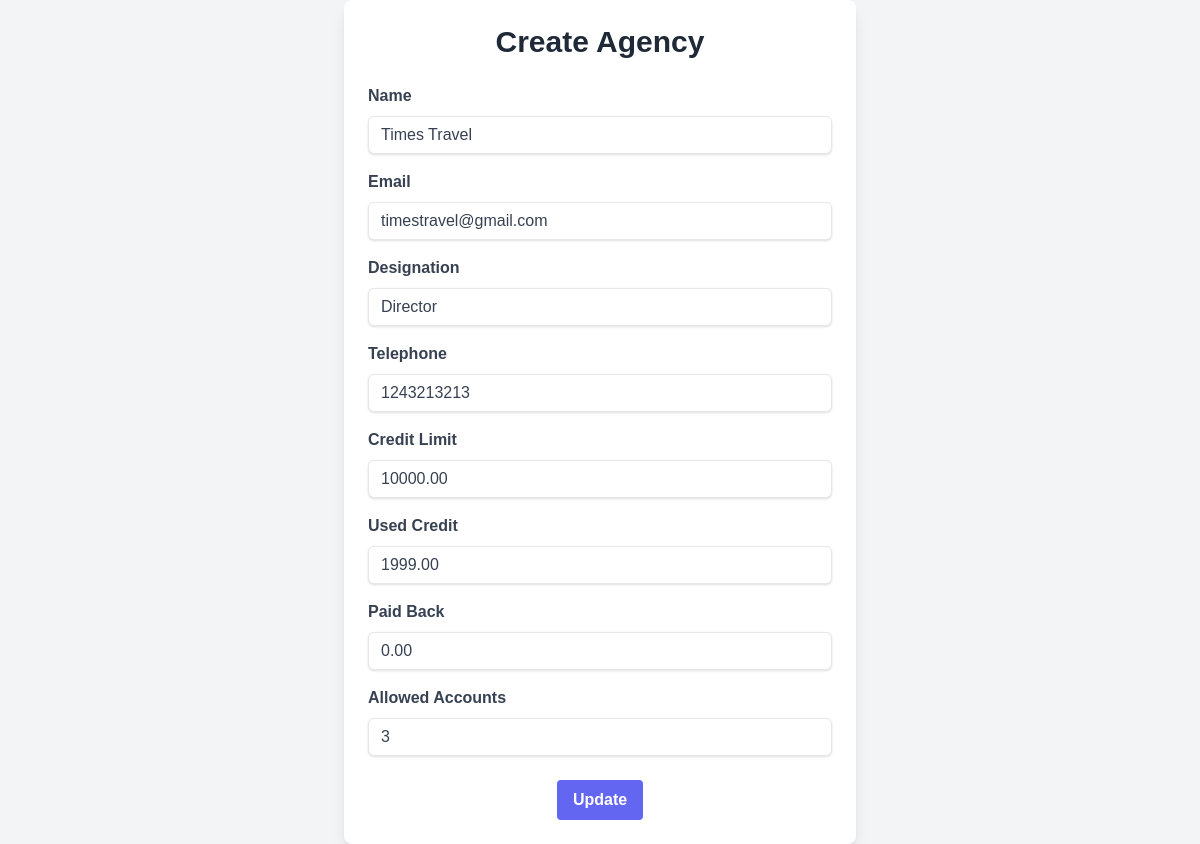
The page /update_agency/1 (signed in) on the database as committed earlier.
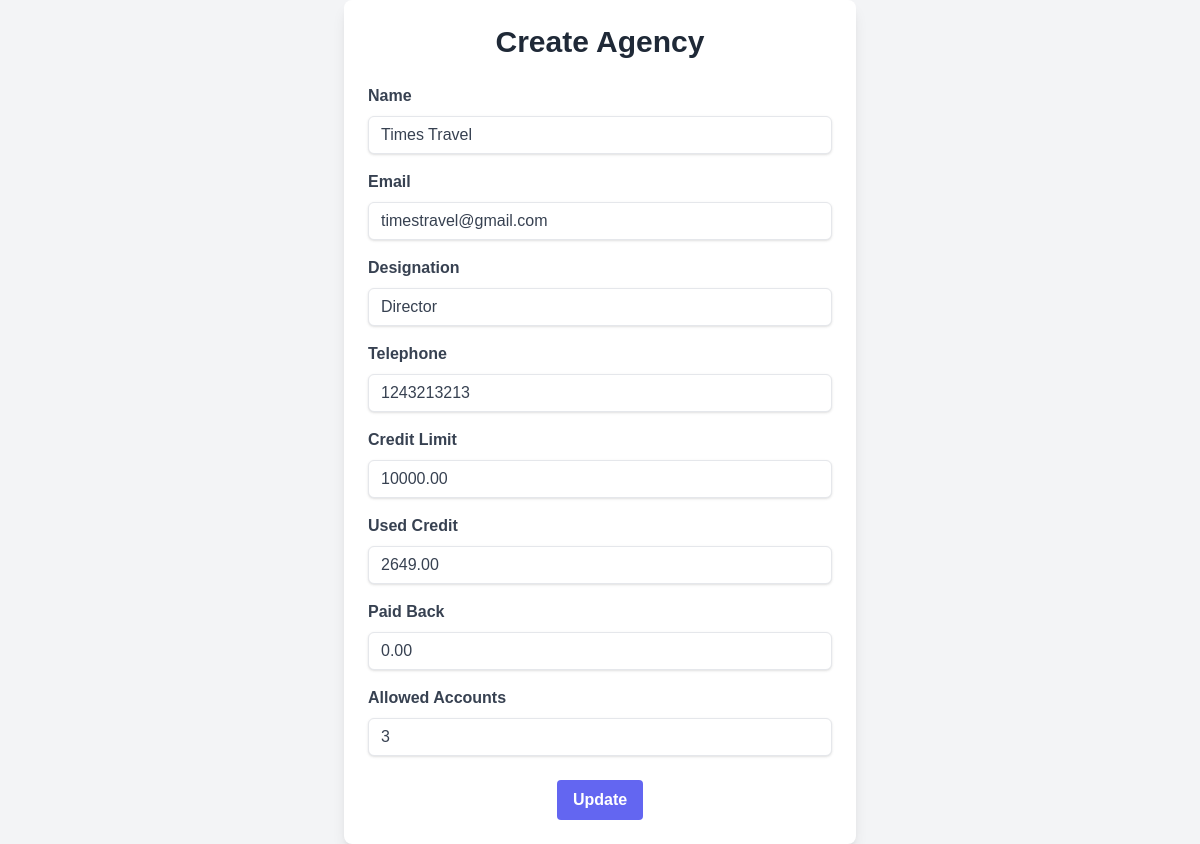
The same page on the database as committed later.
### app/models.py (models this page shows, shortened)
class Agency(db.Model):
    __tablename__ = 'agencies'
    id = Column(Integer, primary_key=True)
    name = Column(String(128), nullable=False)
    email = Column(String(120), index=True, unique=True, nullable=False)
    designation = Column(String(128), nullable=True)
    telephone = Column(BigInteger, nullable=True)
    credit_limit = Column(Numeric(precision=12, scale=2), default=0.00)
    used_credit = Column(Numeric(precision=12, scale=2), default=0.00)
    paid_back = Column(Numeric(precision=12, scale=2), default=0.00)
    account_limit = Column(Numeric(precision=5, scale=0), default=0)
    allowed_accounts = Column(Integer, default=0)
    users = relationship(
        'User',
        back_populates='agency',
        foreign_keys='User.agency_id'
    )
    bookings = relationship(
        'Booking',
        back_populates='agency',
        foreign_keys='Booking.agency_id',
        lazy='joined'
    )

### app/routes/agency_routes.py (the view, shortened to what this page needs)
@agency_bp.route('/update_agency/<int:agency_id>', methods=['GET', 'POST'])
@login_required
@roles_required('super_admin', 'agency_admin', 'admin')
def update_agency(agency_id):
    agency = Agency.query.get_or_404(agency_id)
    if not (current_user.role == 'super_admin' or
        (current_user.role == 'agency_admin' and current_user.agency_id == agency_id)):
        flash('You are not allowed to update this agency.', 'danger')
        return render_template('agency/agencies.html', agencies=[agency])
    form = UpdateAgencyForm(obj=agency)
    return render_template('agency/update_agency.html', title='Update Agency', form=form, agency=agency)

### app/forms.py
class UpdateAgencyForm(FlaskForm):
    name = StringField('Name', validators=[DataRequired(), Length(max=128)])
    email = EmailField('Email', validators=[DataRequired(), Email()])
    designation = StringField('Designation', validators=[Optional(), Length(max=128)])
    telephone = IntegerField('Telephone', validators=[Optional()])
    credit_limit = DecimalField('Credit Limit', validators=[Optional(), NumberRange(min=0)], default=0.00)
    used_credit = DecimalField('Used Credit', validators=[Optional(), NumberRange(min=0)], default=0.00)
    paid_back = DecimalField('Paid Back', validators=[Optional(), NumberRange(min=0)], default=0.00)
    allowed_accounts = IntegerField('Allowed Accounts', validators=[Optional(), NumberRange(min=0)], default=0)
    submit = SubmitField('Update')

### app/models.py (called while the page is built)
@login.user_loader
def load_user(id):
    return User.query.get(int(id))

### app/templates/agency/update_agency.html (shortened to what this page needs)
<!DOCTYPE html>
<html lang="en">
<head>
    <script src="https://cdn.tailwindcss.com"></script>
</head>
<body class="bg-gray-100">
    <div class="max-w-lg w-full bg-white rounded-lg shadow-lg overflow-hidden p-6">
        <div class="text-center mb-6">
            <h1 class="text-3xl font-bold text-gray-800">Create Agency</h1>
        </div>
        <form method="post">
            <div class="mb-4">
                {{ form.name.label(class="block text-gray-700 font-bold mb-2") }}
                {{ form.name(class="shadow appearance-none border rounded-md w-full py-2 px-3 text-gray-700 leading-tight focus:outline-none focus:shadow-outline") }}
            </div>
            <div class="mb-4">
                {{ form.email.label(class="block text-gray-700 font-bold mb-2") }}
                {{ form.email(class="shadow appearance-none border rounded-md w-full py-2 px-3 text-gray-700 leading-tight focus:outline-none focus:shadow-outline") }}
            </div>
            <div class="mb-4">
                {{ form.designation.label(class="block text-gray-700 font-bold mb-2") }}
                {{ form.designation(class="shadow appearance-none border rounded-md w-full py-2 px-3 text-gray-700 leading-tight focus:outline-none focus:shadow-outline") }}
            </div>
            <div class="mb-4">
                {{ form.telephone.label(class="block text-gray-700 font-bold mb-2") }}
                {{ form.telephone(class="shadow appearance-none border rounded-md w-full py-2 px-3 text-gray-700 leading-tight focus:outline-none focus:shadow-outline") }}
            </div>
            <div class="mb-4">
                {{ form.credit_limit.label(class="block text-gray-700 font-bold mb-2") }}
                {{ form.credit_limit(class="shadow appearance-none border rounded-md w-full py-2 px-3 text-gray-700 leading-tight focus:outline-none focus:shadow-outline") }}
            </div>
            <div class="mb-4">
                {{ form.used_credit.label(class="block text-gray-700 font-bold mb-2") }}
                {{ form.used_credit(class="shadow appearance-none border rounded-md w-full py-2 px-3 text-gray-700 leading-tight focus:outline-none focus:shadow-outline") }}
            </div>
            <div class="mb-4">
                {{ form.paid_back.label(class="block text-gray-700 font-bold mb-2") }}
                {{ form.paid_back(class="shadow appearance-none border rounded-md w-full py-2 px-3 text-gray-700 leading-tight focus:outline-none focus:shadow-outline") }}
            </div>
            <div class="mb-4">
                {{ form.allowed_accounts.label(class="block text-gray-700 font-bold mb-2") }}
                {{ form.allowed_accounts(class="shadow appearance-none border rounded-md w-full py-2 px-3 text-gray-700 leading-tight focus:outline-none focus:shadow-outline") }}
            </div>
            <div class="text-center mt-6">
                {{ form.submit(class="bg-indigo-500 hover:bg-indigo-700 text-white font-bold py-2 px-4 rounded focus:outline-none focus:shadow-outline transition-colors duration-200") }}
            </div>
        </form>
    </div>
</body>
</html>

Rows that differ between the two databases and show on the page:
changed Agency "Times Travel": used_credit "1999.00" → "2649.00"
